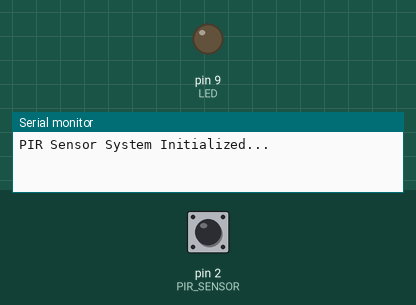
Simulated run of this sketch. Board: Arduino Uno, built with avr-gcc and run on an emulated ATmega328P. On the bench: output pins drawn as LEDs (lit = HIGH), the last lines printed to the serial monitor. Dashed ring = blinking. The test bench sets the inputs (shaded band); at power-on: pin 2 (PIR_SENSOR) HIGH.

Above: at 1.2 s.
1.3 s: pin 2 (PIR_SENSOR) pulsed LOW 5 times (0.12 s each, 0.3 s apart)
At 1.8 s:
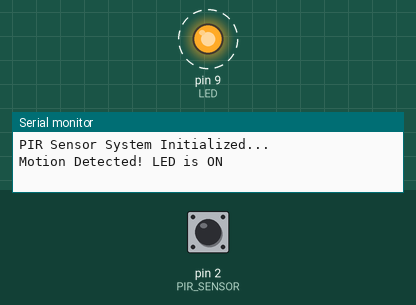
Timing chart, 0 to 5.1 s (numbered marks = the images above; inputs shaded):
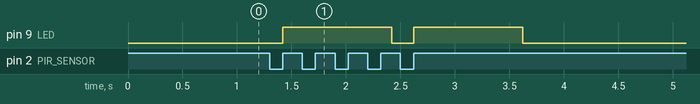

The sketch:

M1_T2.ino
```cpp
#define PIR_SENSOR 2
#define LED 9
volatile bool motionDetected = false;

void motionISR() {
    motionDetected = true;
}

void setup() {
    pinMode(PIR_SENSOR, INPUT);
    pinMode(LED, OUTPUT);
    Serial.begin(9600);
    Serial.println("PIR Sensor System Initialized...");
    attachInterrupt(digitalPinToInterrupt(PIR_SENSOR), motionISR, RISING);
}

void loop() {
    if (motionDetected) {
        digitalWrite(LED, HIGH);
        Serial.println("Motion Detected! LED is ON");
        delay(1000);
        digitalWrite(LED, LOW);
        Serial.println("LED is OFF");
        motionDetected = false;
    }
}
```

Measured:
- after the input at 1.3 s, pin 9 (LED): alternates HIGH for 1.0 s and LOW for 0.20 s, 4 changes in all, then stays LOW, starting after 0.12 s
